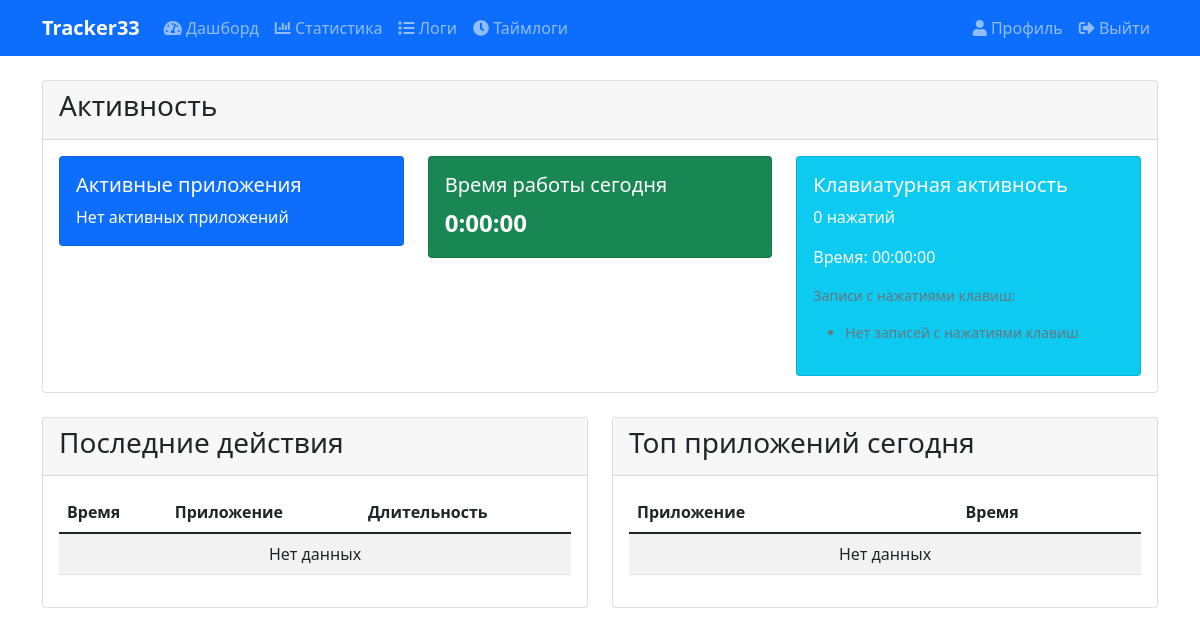
Before: /api/dashboard/ (signed in) with the older database file.
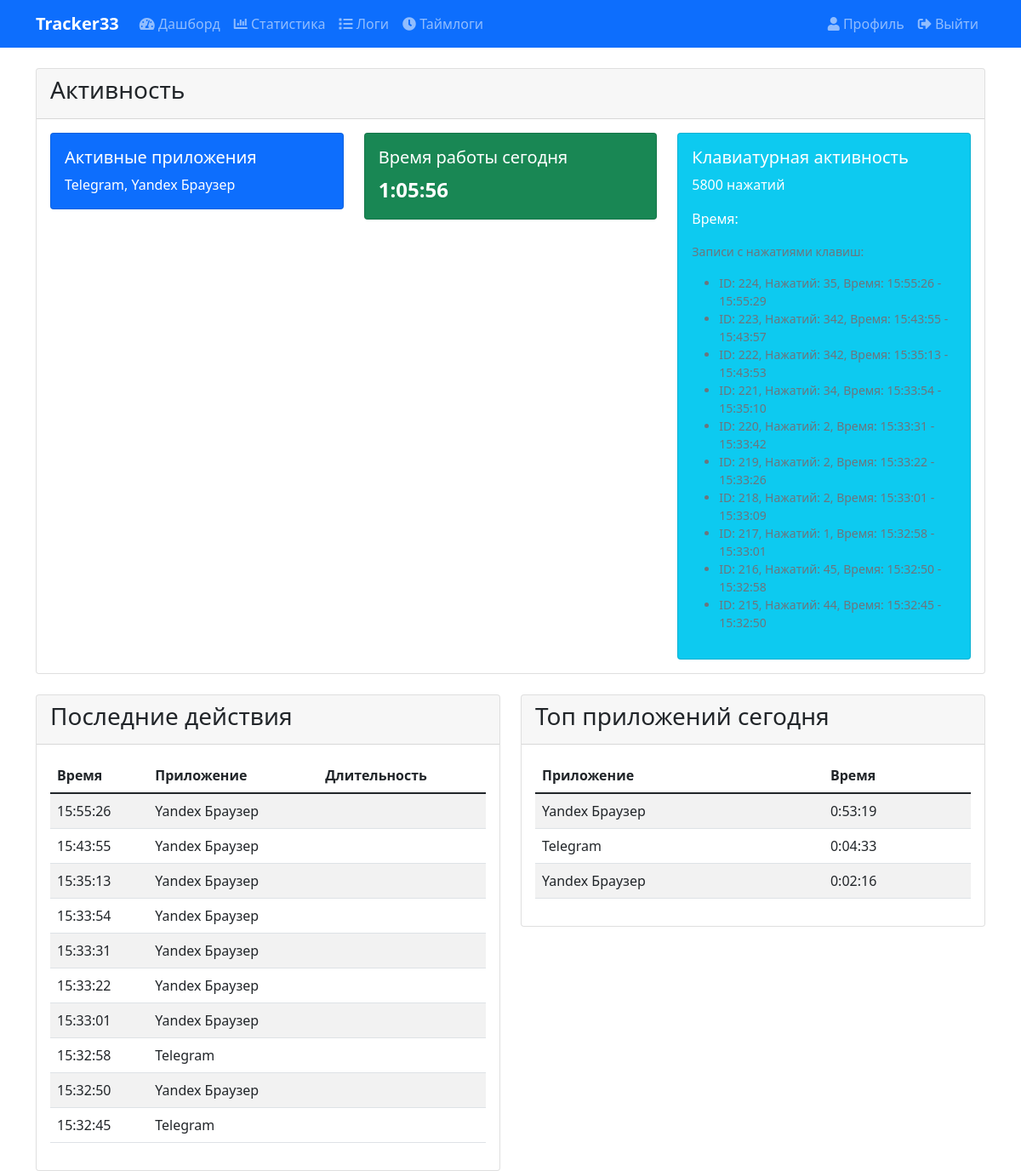
After: the same page with the newer database file.
### tracking/models.py (models this page shows, shortened)
class Application(models.Model):
    user = models.ForeignKey(CustomUser, on_delete=models.CASCADE, related_name='tracked_apps', null=True, blank=True)
    name = models.CharField(max_length=255, verbose_name='Название приложения')
    process_name = models.CharField(max_length=255, verbose_name='Имя процесса')
    is_active = models.BooleanField(default=True, verbose_name='Активно')
    is_productive = models.BooleanField(default=False, verbose_name='Полезное приложение')
    created_at = models.DateTimeField(default=timezone.now)
    updated_at = models.DateTimeField(auto_now=True)
    class Meta:
        verbose_name = 'Приложение'
        verbose_name_plural = 'Приложения'
        unique_together = ('user', 'process_name')
        ordering = ['name']
        indexes = [
            models.Index(fields=['user', 'is_active']),
            models.Index(fields=['user', 'is_productive']),
            models.Index(fields=['process_name']),
        ]

class UserActivity(models.Model):
    user = models.ForeignKey(CustomUser, on_delete=models.CASCADE, verbose_name='Пользователь')
    application = models.ForeignKey(Application, on_delete=models.CASCADE, verbose_name='Приложение')
    start_time = models.DateTimeField(verbose_name='Время начала')
    end_time = models.DateTimeField(verbose_name='Время окончания')
    duration = models.DurationField(verbose_name='Длительность', null=True, blank=True)
    keyboard_presses = models.IntegerField(default=0, verbose_name='Количество нажатий клавиш')
    class Meta:
        verbose_name = 'Активность пользователя'
        verbose_name_plural = 'Активности пользователей'
        indexes = [
            models.Index(fields=['user', 'start_time']),
            models.Index(fields=['user', 'end_time']),
            models.Index(fields=['application', 'start_time']),
            models.Index(fields=['application', 'end_time']),
        ]

### tracking/views.py (the view)
# urls.py: path('dashboard/', DashboardView.as_view(), name='dashboard'),
class DashboardView(LoginRequiredMixin, TemplateView):
    template_name = 'dashboard.html'
    app_name_mapping = {
        'browser.exe': 'Yandex Браузер',
        'chrome.exe': 'Google Chrome',
        'firefox.exe': 'Mozilla Firefox',
        'msedge.exe': 'Microsoft Edge',
        'opera.exe': 'Opera',
        'safari.exe': 'Safari',
        'brave.exe': 'Brave Browser',
        'vivaldi.exe': 'Vivaldi',
        'iexplore.exe': 'Internet Explorer',
        'word.exe': 'Microsoft Word',
        'excel.exe': 'Microsoft Excel',
        'powerpnt.exe': 'Microsoft PowerPoint',
        'outlook.exe': 'Microsoft Outlook',
        'winword.exe': 'Microsoft Word',
        'notepad.exe': 'Notepad',
        'notepad++.exe': 'Notepad++',
        'code.exe': 'Visual Studio Code',
        'devenv.exe': 'Visual Studio',
        'pycharm64.exe': 'PyCharm',
        'idea64.exe': 'IntelliJ IDEA',
        'photoshop.exe': 'Adobe Photoshop',
        'illustrator.exe': 'Adobe Illustrator',
        'acrobat.exe': 'Adobe Acrobat',
        'acrord32.exe': 'Adobe Reader',
        'slack.exe': 'Slack',
        'teams.exe': 'Microsoft Teams',
        'discord.exe': 'Discord',
        'telegram.exe': 'Telegram',
        'whatsapp.exe': 'WhatsApp',
        'skype.exe': 'Skype',
        'zoom.exe': 'Zoom',
        'steam.exe': 'Steam',
        'spotify.exe': 'Spotify',
        'vlc.exe': 'VLC Media Player',
        'wmplayer.exe': 'Windows Media Player',
        'explorer.exe': 'Windows Explorer',
        'cmd.exe': 'Командная строка',
        'powershell.exe': 'PowerShell',
        'python.exe': 'Python',
        'javaw.exe': 'Java',
        'node.exe': 'Node.js'
    }
    def get_context_data(self, **kwargs):
        context = super().get_context_data(**kwargs)
        user = self.request.user
        today = timezone.now().date()
        context['today_activity'] = UserActivity.objects.filter(
            user=user,
            start_time__date=today
        ).select_related('application').order_by('-start_time')[:10]  # Ограничиваем до 10 последних записей
        active_apps = Application.objects.filter(
            useractivity__user=user,
            useractivity__start_time__date=today
        ).distinct()
        for app in active_apps:
            process_name = app.process_name.lower()
            if process_name in self.app_name_mapping:
                app.name = self.app_name_mapping[process_name]
                app.save()
        from django.db import connection
        from django.db.models import Sum
        activities = UserActivity.objects.filter(
            user=user,
            start_time__date=today
        )
        total_seconds = 0
        for activity in activities:
            if activity.duration:
                total_seconds += activity.duration.total_seconds()
            elif activity.start_time and activity.end_time:
                duration = activity.end_time - activity.start_time
                total_seconds += duration.total_seconds()
        total_work_time = timedelta(seconds=int(total_seconds))
        hours, remainder = divmod(int(total_seconds), 3600)
        minutes, seconds = divmod(remainder, 60)
        formatted_time = f"{hours}:{minutes:02d}:{seconds:02d}"
        apps = Application.objects.filter(
            useractivity__user=user,
            useractivity__start_time__date=today
        ).annotate(
            total_time=Sum('useractivity__duration'),
            total_seconds=Sum(ExpressionWrapper(
                F('useractivity__duration'),
                output_field=models.IntegerField()
            ))
        ).order_by('-total_time')
        for app in apps:
            if hasattr(app, 'total_seconds') and app.total_seconds:
                seconds_value = app.total_seconds
                if seconds_value > 100000:  # Если значение слишком большое, вероятно это микросекунды
                    seconds_value = seconds_value / 1000000
                hours, remainder = divmod(int(seconds_value), 3600)
                minutes, seconds = divmod(remainder, 60)
                app.formatted_time = f"{hours}:{minutes:02d}:{seconds:02d}"
            else:
                app.formatted_time = "00:00:00"
        print(f"\n\nРасчет времени работы: {total_work_time}")
        print(f"Количество активностей: {activities.count()}")
        print(f"Общее время в секундах: {total_seconds}")
        print(f"Форматированное время: {formatted_time}\n\n")
        for app in apps:
            process_name = app.process_name.lower()
            if process_name in self.app_name_mapping:
                app.name = self.app_name_mapping[process_name]
                app.save()
        today_stats = {
            'total_work_time': total_work_time,
            'formatted_time': formatted_time,
            'apps': apps,
            'keystrokes': UserActivity.objects.filter(
                user=user,
                start_time__date=today
            ).aggregate(total_keystrokes=Sum('keyboard_presses'))['total_keystrokes'] or 0,
            'debug_keystrokes': list(UserActivity.objects.filter(
                user=user,
                start_time__date=today,
                keyboard_presses__gt=0
            ).order_by('-start_time')[:10].values('id', 'keyboard_presses', 'start_time', 'end_time')),
            'keystrokes_time': UserActivity.objects.filter(
                user=user,
                start_time__date=today,
                keyboard_presses__gt=0
            ).aggregate(total_time=Sum('duration'))['total_time'] or timedelta(0)
        }
        cached_data = {
            'active_apps': active_apps,
            'today_stats': today_stats,
            'today_activity': context['today_activity']
        }
        context.update(cached_data)
        return context

### templates/dashboard.html (shortened to what this page needs)
{% extends 'base.html' %}
{% block content %}
<div class="row">
    <div class="col-md-12">
        <div class="card">
            <div class="card-header">
                <h3 class="card-title">Активность</h3>
            </div>
            <div class="card-body">
                <div class="row">
                    <div class="col-md-4">
                        <div class="card bg-primary text-white">
                            <div class="card-body">
                                <h5 class="card-title">Активные приложения</h5>
                                <p class="card-text">
                                    {% if active_apps %}
                                        {% regroup active_apps by name as app_list %}
                                        {% for app_group in app_list %}
                                            {{ app_group.grouper }}{% if not forloop.last %}, {% endif %}
                                        {% endfor %}
                                    {% else %}
                                        Нет активных приложений
                                    {% endif %}
                                </p>
                            </div>
                        </div>
                    </div>
                    <div class="col-md-4">
                        <div class="card bg-success text-white">
                            <div class="card-body">
                                <h5 class="card-title">Время работы сегодня</h5>
                                <p class="card-text" style="font-size: 24px; font-weight: bold;">
                                    {% if today_stats.formatted_time %}
                                        {{ today_stats.formatted_time }}
                                    {% else %}
                                        00:00:00
                                    {% endif %}
                                </p>
                            </div>
                        </div>
                    </div>
                    <div class="col-md-4">
                        <div class="card bg-info text-white">
                            <div class="card-body">
                                <h5 class="card-title">Клавиатурная активность</h5>
                                <p class="card-text">{{ today_stats.keystrokes }} нажатий</p>
                                <p class="card-text">Время:
                                    {% if today_stats.keystrokes_time %}
                                        {{ today_stats.keystrokes_time|time:"H:i:s" }}
                                    {% else %}
                                        00:00:00
                                    {% endif %}
                                </p>
                                <div class="small text-muted">
                                    <p>Записи с нажатиями клавиш:</p>
                                    <ul>
                                    {% for item in today_stats.debug_keystrokes %}
                                        <li>ID: {{ item.id }}, Нажатий: {{ item.keyboard_presses }}, Время: {{ item.start_time|date:"H:i:s" }} - {{ item.end_time|date:"H:i:s" }}</li>
                                    {% empty %}
                                        <li>Нет записей с нажатиями клавиш</li>
                                    {% endfor %}
                                    </ul>
                                </div>
                            </div>
                        </div>
                    </div>
                </div>
            </div>
        </div>
    </div>
</div>
<div class="row mt-4">
    <div class="col-md-6">
        <div class="card">
            <div class="card-header">
                <h3 class="card-title">Последние действия</h3>
            </div>
            <div class="card-body">
                <div class="table-responsive">
                    <table class="table table-striped">
                        <thead>
                            <tr>
                                <th>Время</th>
                                <th>Приложение</th>
                                <th>Длительность</th>
                            </tr>
                        </thead>
                        <tbody>
                            {% for activity in today_activity %}
                            <tr>
                                <td>{{ activity.start_time|date:"H:i:s" }}</td>
                                <td>{{ activity.application.name }}</td>
                                <td>
                                </td>
                            </tr>
                            {% empty %}
                            <tr>
                                <td colspan="3" class="text-center">Нет данных</td>
                            </tr>
                            {% endfor %}
                        </tbody>
                    </table>
                </div>
            </div>
        </div>
    </div>
    <div class="col-md-6">
        <div class="card">
            <div class="card-header">
                <h3 class="card-title">Топ приложений сегодня</h3>
            </div>
            <div class="card-body">
                <div class="table-responsive">
                    <table class="table table-striped">
                        <thead>
                            <tr>
                                <th>Приложение</th>
                                <th>Время</th>
                            </tr>
                        </thead>
                        <tbody>
                            {% regroup today_stats.apps by name as app_list %}
                            {% for app_group in app_list %}
                            <tr>
                                <td>{{ app_group.grouper }}</td>
                                <td>
                                    {% with app=app_group.list.0 %}
                                        {% if app.formatted_time %}
                                            {{ app.formatted_time }}
                                        {% else %}
                                            00:00:00
                                        {% endif %}
                                    {% endwith %}
                                </td>
                            </tr>
                            {% empty %}
                            <tr>
                                <td colspan="2" class="text-center">Нет данных</td>
                            </tr>
                            {% endfor %}
                        </tbody>
                    </table>
                </div>
            </div>
        </div>
    </div>
</div>
{% endblock %}

Changed rows visible on the page:
added Application: grouper "Telegram", grouper "Telegram", formatted_time "0:04:33"
added Application: grouper "Yandex Браузер"
added UserActivity: id "224", keyboard_presses "35", start_time "15:55:26", end_time "15:55:29", application.name "Yandex Браузер"
added UserActivity: id "223", keyboard_presses "342", start_time "15:43:55", end_time "15:43:57", application.name "Yandex Браузер"
added UserActivity: id "222", keyboard_presses "342", start_time "15:35:13", end_time "15:43:53", application.name "Yandex Браузер"
added UserActivity: id "221", keyboard_presses "34", start_time "15:33:54", end_time "15:35:10", application.name "Yandex Браузер"
added UserActivity: id "220", keyboard_presses "2", start_time "15:33:31", end_time "15:33:42", application.name "Yandex Браузер"
added UserActivity: id "219", keyboard_presses "2", start_time "15:33:22", end_time "15:33:26", application.name "Yandex Браузер"
added UserActivity: id "218", keyboard_presses "2", start_time "15:33:01", end_time "15:33:09", application.name "Yandex Браузер"
added UserActivity: id "217", keyboard_presses "1", start_time "15:32:58", end_time "15:33:01", application.name "Telegram"
added UserActivity: id "216", keyboard_presses "45", start_time "15:32:50", end_time "15:32:58", application.name "Yandex Браузер"
added UserActivity: id "215", keyboard_presses "44", start_time "15:32:45", end_time "15:32:50", application.name "Telegram"
added Application: grouper "Yandex Браузер" "Yandex Браузер"
added Application: formatted_time "0:53:19"
added Application: formatted_time "0:02:16"
Other visible differences:
{{ today_stats.formatted_time }}: "0:00:00" → "1:05:56"
{{ today_stats.keystrokes }}: "0" → "5800"
text no longer shown: "Нет активных приложений 00:00:00 Нет записей с нажатиями клавиш Нет данных Нет данных"
